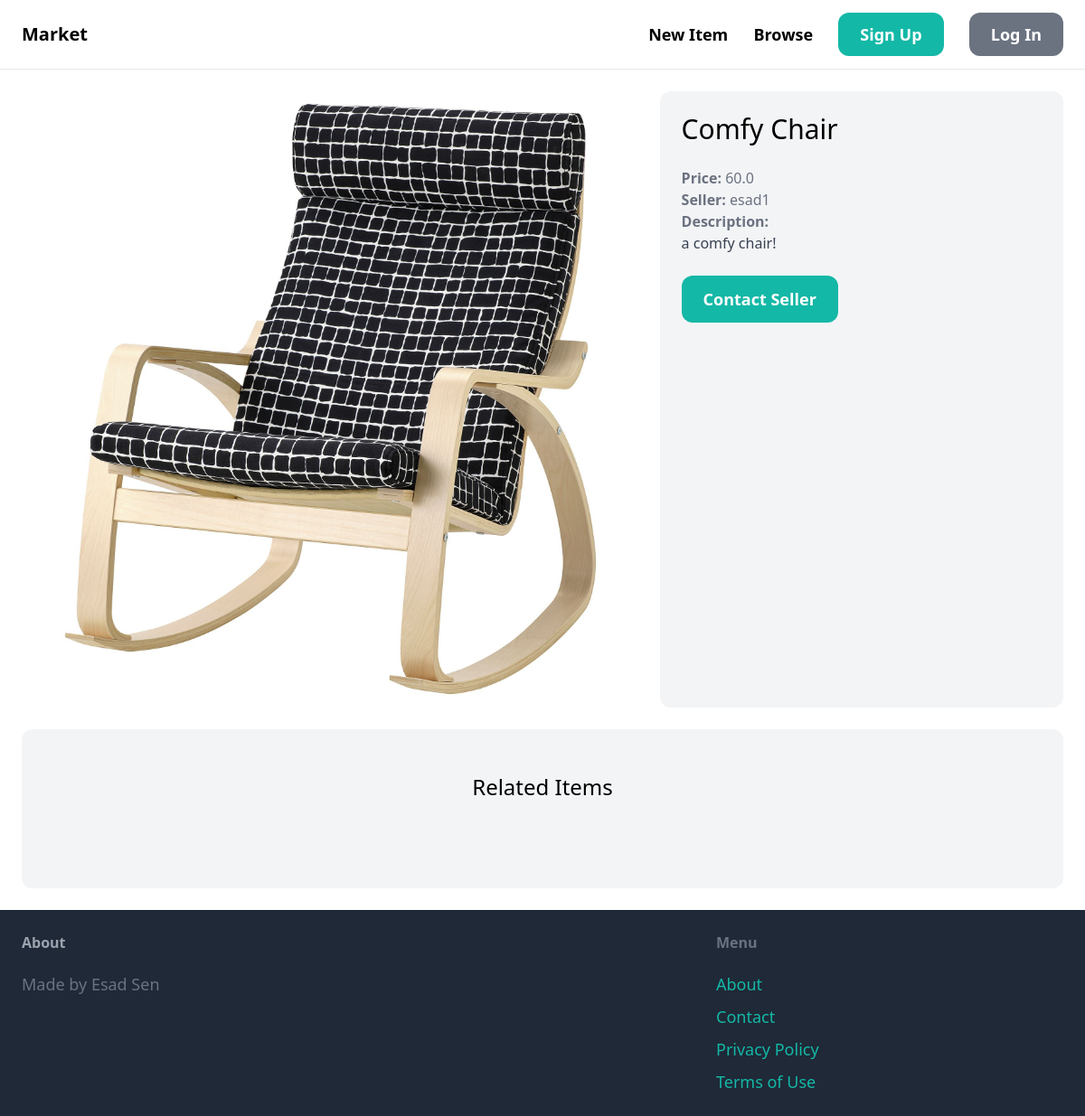
/items/3/, run on an earlier commit of the app's database.
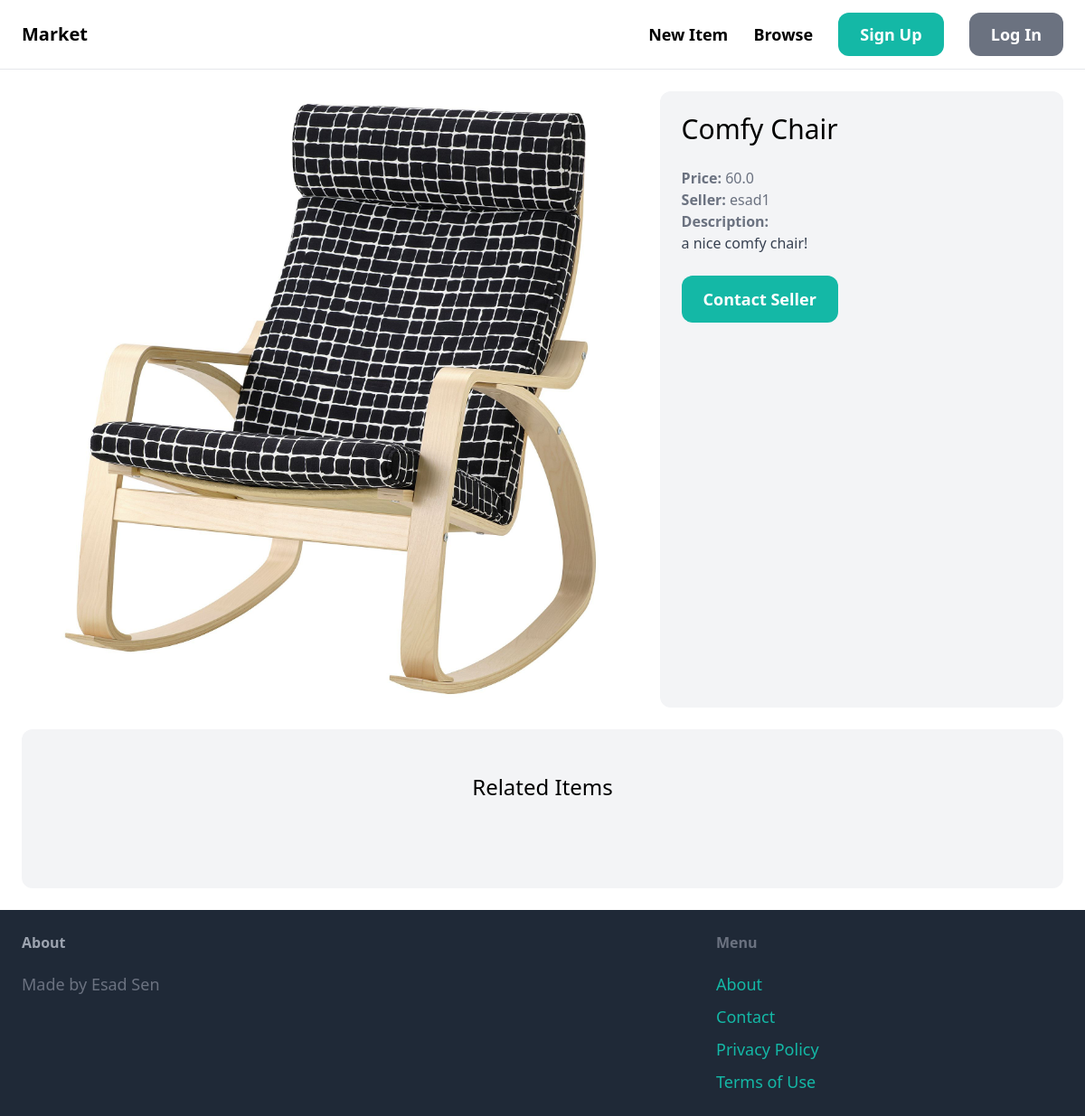
And on a later commit of the database.
### item/models.py (models this page shows, shortened)
class Item(models.Model):
    category=models.ForeignKey(Category, related_name='items', on_delete=models.CASCADE)
    name=models.CharField(max_length=255)
    description=models.TextField(blank=True,null=True)
    price=models.FloatField()
    image=models.ImageField(upload_to='item_images',blank=True,null=True)
    is_sold=models.BooleanField(default=False)
    created_by=models.ForeignKey(User, related_name='items', on_delete=models.CASCADE)
    created_at=models.DateTimeField(auto_now_add=True)
    class Meta:
        ordering=('name',)
        verbose_name_plural='Items'

### item/views.py (the view)
# urls.py: path('<int:pk>/',views.detail, name="detail"),
def detail(request, pk):
    item=get_object_or_404(Item,pk=pk)
    related_items=Item.objects.filter(category=item.category, is_sold=False).exclude(pk=pk)[0:3]
    return render(request, 'item/detail.html',{
        'item':item,
        'related_items':related_items
    })

### templates/item/detail.html (shortened to what this page needs)
{%extends '../core/base.html'%}
{% block body %}
<div class="grid grid-cols-5 gap-6">
    <div class="col-span-3">
        <img src="{{item.image.url}}" class="rounded-xl">
    </div>
    <div class="col-span-2 p-6 bg-gray-100 rounded-xl">
        <h1 class="mb-6 text-3xl">{{ item.name }}</h1>
        <p class="text-gray-500"><strong>Price: </strong>{{item.price}}</p>
        <p class="text-gray-500"><strong>Seller: </strong>{{item.created_by.username}}</p>
        {%if item.description%}
        <p class="text-gray-700">
            <strong class="text-gray-500">Description:</strong><br>
            {{item.description}}
        </p>
        {%endif%}
        {%if request.user == item.created_by%}
        <div class="mt-6 p-6 bg-white rounded-xl">
            <p>This is your item!</p>
            <a href="{% url 'item:delete' item.id %}" class="inline-block mt-6 px-6 py-3 text-lg font-semibold bg-red-500 text-white rounded-xl">Delete</a>
            <a href="{% url 'item:edit' item.id %}" class="inline-block mt-6 px-6 py-3 text-lg font-semibold bg-teal-500 text-white rounded-xl">Edit</a>
        </div>
        {% else %}
        <a href="#" class="inline-block mt-6 px-6 py-3 text-lg font-semibold bg-teal-500 text-white rounded-xl hover:bg-teal-700">Contact Seller</a>
        {%endif%}
    </div>
</div>
<div class="mt-6 px-6 py-12 bg-gray-100 rounded-xl">
    <h2 class="mb-12 text-2xl text-center">Related Items</h2>
</div>
{% endblock body %}

What changed in the data, as far as the page shows it:
changed Item "Comfy Chair": description "a comfy chair!" → "a nice comfy chair!"
